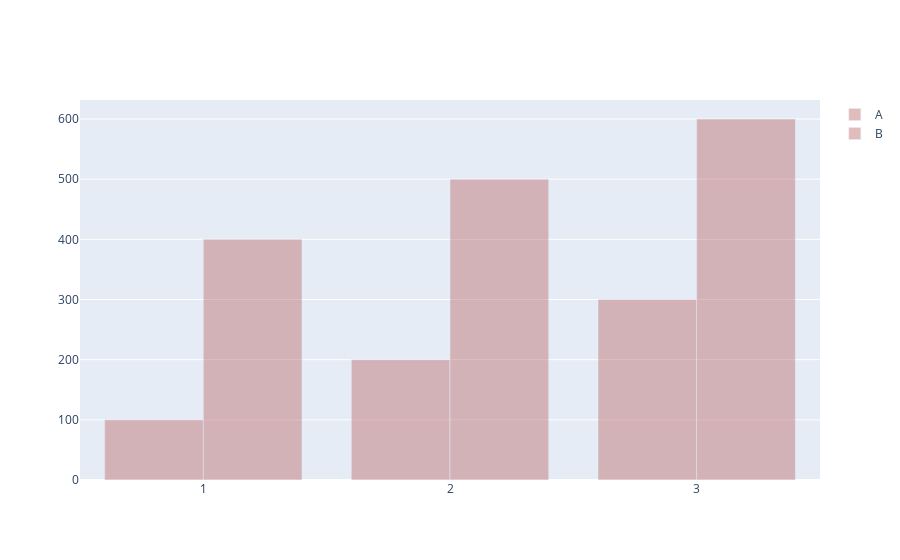

The cell this chart's notebook holds for it:
### Code cell
import pandas as pd
import plotly.express as px
import plotly.graph_objs as go

# data
d = {'Scenario': [1, 2, 3, 1, 2,3],
     'Type': ["A", "A", "A", "B", "B", "B"],
     'VAL_1': [100, 200, 300, 400 , 500, 600],
     'VAL_2': [1000, 2000, 3000, 4000, 5000, 6000]}
df = pd.DataFrame(data=d)

# assign colors to type using a dictionary
colors = {'A':'steelblue',
          'B':'firebrick'}


colors1 = ["steelblue","red","orange"]

colors2 = ["rgba(180,88,88,0.4)"]*3

# plotly figure
fig=go.Figure()
for t in df['Type'].unique():
    dfp = df[df['Type']==t]
    fig.add_traces(go.Bar(x=dfp['Scenario'], y = dfp['VAL_1'], name=t,
                         marker_color=colors2))

fig.show()

### Figure 1 — Plotly figure (JSON) as saved in the notebook; plotly's stock layout.template omitted (floating-point values rounded to 4 significant figures)
{"data": [{"marker": {"color": ["rgba(180,88,88,0.4)", "rgba(180,88,88,0.4)", "rgba(180,88,88,0.4)"]}, "name": "A", "type": "bar", "x": [1, 2, 3], "y": [100, 200, 300]}, {"marker": {"color": ["rgba(180,88,88,0.4)", "rgba(180,88,88,0.4)", "rgba(180,88,88,0.4)"]}, "name": "B", "type": "bar", "x": [1, 2, 3], "y": [400, 500, 600]}], "layout": {}}
